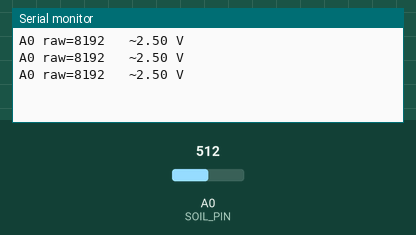
Recording of a sketch running on a simulated Arduino Zero (SAMD21). Parts: the last lines printed to the serial monitor. The test bench sets the inputs (shaded band); at power-on: A0 (SOIL_PIN) = 512 (analog values on the 0–1023 scale).

Above: at 1.2 s.
1.3 s: A0 (SOIL_PIN) set to 716
At 2.0 s:
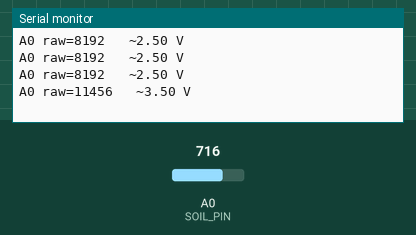
2.8 s: A0 (SOIL_PIN) set to 900
At 2.8 s:
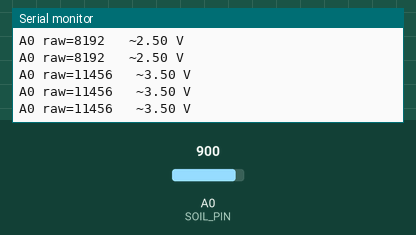
Timing chart, 0 to 5.8 s (numbered marks = the images above; inputs shaded):
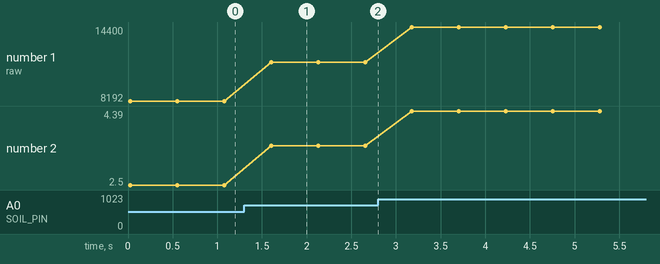

Measured:
- after the input at 1.3 s, the serial monitor: prints a new line after 0.30 s (image 1)
- plotted number 1: 8192 → 11456 after the input at 1.3 s, 11456 → 14400 after the input at 2.8 s
- plotted number 2: 2.5 → 3.5 after the input at 1.3 s, 3.5 → 4.39 after the input at 2.8 s

The sketch:

soil-cal.ino
```cpp
// Soil sensor calibration helper — prints A0 ~2x/sec so you can read endpoints.
//
//   1. Flash this:  arduino-cli compile --fqbn arduino:renesas_uno:unor4wifi firmware/soil-cal \
//                   && arduino-cli upload  -p <port> --fqbn arduino:renesas_uno:unor4wifi firmware/soil-cal
//   2. Hold the probe in DRY air (or dry soil)      -> note the steady raw  = SOIL_RAW_DRY
//   3. Submerge the probe in WATER to its max line   -> note the steady raw  = SOIL_RAW_WET
//   4. Put those two numbers in firmware/garden-node/sensors.cpp, then reflash garden-node.
//
// Capacitive probes read LOWER raw when wetter; resistive ones may be the opposite —
// whichever way, just record the dry and wet readings.

#define SOIL_PIN A0

void setup() {
  Serial.begin(115200);
  analogReadResolution(14);   // 0..16383, same as the main firmware
}

void loop() {
  // Median of 5 to match the main firmware's smoothing.
  int v[5];
  for (int i = 0; i < 5; i++) { v[i] = analogRead(SOIL_PIN); delay(5); }
  for (int i = 0; i < 4; i++)
    for (int j = i + 1; j < 5; j++)
      if (v[j] < v[i]) { int t = v[i]; v[i] = v[j]; v[j] = t; }
  int raw = v[2];
  Serial.print("A0 raw="); Serial.print(raw);
  Serial.print("   ~"); Serial.print(raw * 5.0 / 16383.0, 2); Serial.println(" V");
  delay(500);
}
```
